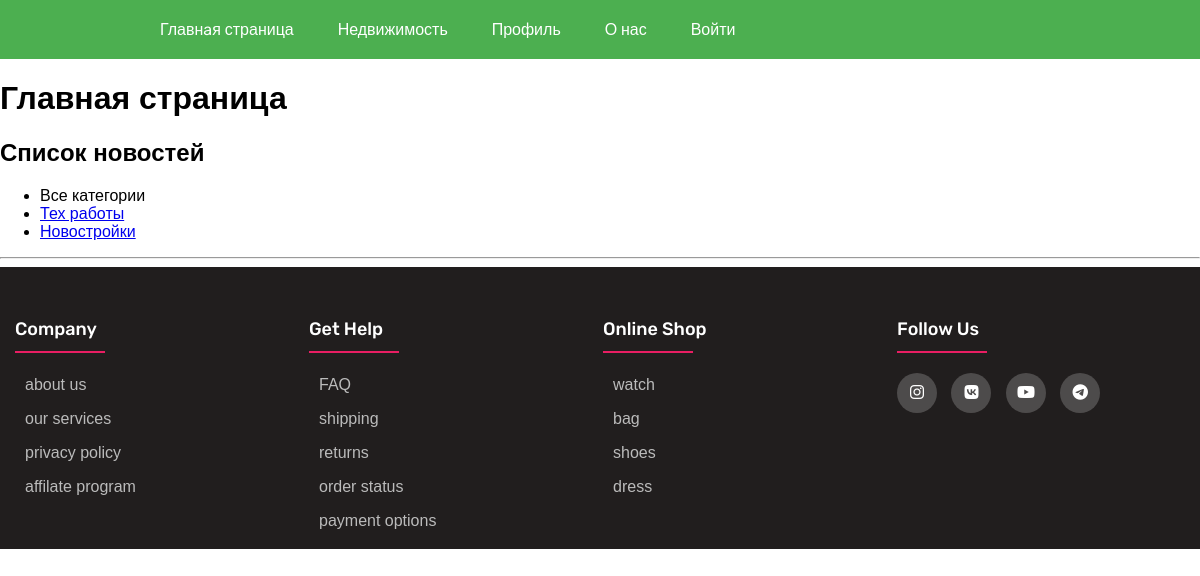
/category/4/, run on an earlier commit of the app's database.
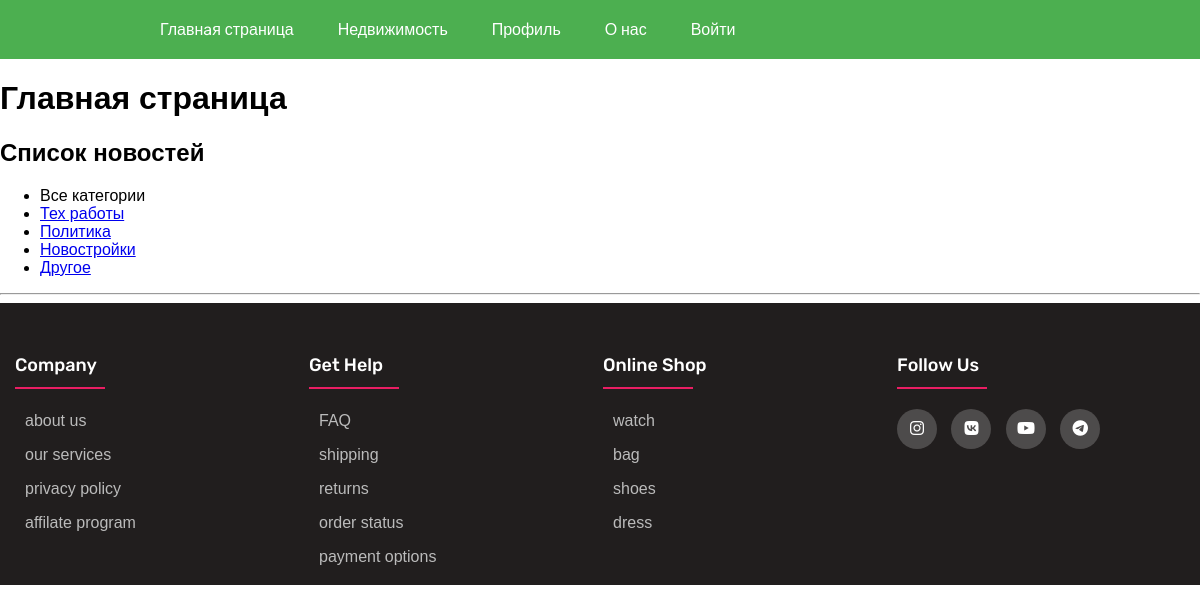
And on a later commit of the database.
### news/models.py (models this page shows, shortened)
class Category(models.Model):
    name = models.CharField(max_length=100, db_index=True, verbose_name="Название")
    description = models.TextField( verbose_name="Описание")
    slug = models.SlugField(max_length=255, unique=True, db_index=True, verbose_name='URL')
    def get_absolute_url(self):
        return reverse('category', kwargs={'category_id': self.pk})
    class Meta:
        verbose_name = 'Категория'
        verbose_name_plural = 'Категории'
        ordering = ['-name'] # обратное направление

### news/views.py (the view)
# urls.py: path('category/<int:category_id>/', show_category, name='category'),
def show_category(request, category_id):
    category = Category.objects.all()
    posts = News.objects.filter(category_id=category_id)
    context = {'title': 'Главная страница',
               'menu': menu,
               'posts': posts,
               'category': category,
               'category_selected': 0, }
    return render(request, 'news/index.html', context=context)

### news/templates/news/index.html (shortened to what this page needs)
{% extends 'news/base.html' %}
{%block content %}
<h2> Список новостей</h2>
<div class="news">
    <div class="nav_news_block">
        <ul class="nav_news">
            {%if category_selected == 0 %}
            <li class="selected"> Все категории</li>
            {%else%}
            <li><<a href="{%url 'home'%}"> Все категории</a></li>
            {%endif%}
        {%for c in category%}
            {%if c.pk == category_selected%}
            <li class="selected">{{c.name}}</li>
            {% else %}
            <li><a href="{{c.get_absolute_url}}">{{c.name}}</a></li>
            {%endif%}
        {%endfor%}
        </ul>
    </div>
    <hr>
</div>
{%endblock content%}

### news/templates/news/base.html (shortened to what this page needs)
{% load static %}
<!DOCTYPE html>
<html lang="en">
<head>
    <link type="text/css" href="{% static 'news/css/styles.css' %}" rel="stylesheet">
    <link type="text/css" rel="stylesheet" href="https://cdnjs.cloudflare.com/ajax/libs/font-awesome/6.3.0/css/all.min.css" >
    <link rel="stylesheet" href="https://cdn.jsdelivr.net/npm/@fortawesome/fontawesome-free@6.2.1/css/fontawesome.min.css"
>
</head>
<body>
    {% block mainmenu%}
    <nav class="topnav" >
        <ul id="menu" >
        {%for m in menu %}
            <li><a href="{% url m.url_name %}" class="active">{{m.title_menu}}</a></li>
        {%endfor%}
        </ul>
    </nav>
    <h1> {{title}}</h1>
    {% endblock mainmenu %}
    {%block content%}
    {%endblock content%}
    {% block footer%}
    <footer class="footer">
        <div class="footer-container">
            <div class="footer-row">
                <div class = "footer-col">
                    <h4>company</h4>
                    <ul>
                        <li> <a href="#">about us</a></li>
                        <li> <a href="#">our services</a></li>
                        <li> <a href="#">privacy policy</a></li>
                        <li> <a href="#">affilate program</a></li>
                    </ul>
                </div>
                <div class = "footer-col">
                    <h4>get help</h4>
                    <ul>
                        <li> <a href="#">FAQ</a></li>
                        <li> <a href="#">shipping</a></li>
                        <li> <a href="#">returns</a></li>
                        <li> <a href="#">order status</a></li>
                        <li> <a href="#">payment options</a></li>
                    </ul>
                </div>
                <div class = "footer-col">
                    <h4>online shop</h4>
                    <ul>
                        <li> <a href="#">watch</a></li>
                        <li> <a href="#">bag</a></li>
                        <li> <a href="#">shoes</a></li>
                        <li> <a href="#">dress</a></li>
                    </ul>
                </div>
                <div class = "footer-col">
                    <h4>follow us</h4>
                    <div class="social-links">
                         <a href="#"><i class="fab fa-instagram"></i></a>
                         <a href="#"><i class="fab fa-vk"></i></a>
                         <a href="#"><i class="fab fa-youtube"></i></a>
                         <a href="#"><i class="fab fa-telegram"></i></a>
                    </div>
                </div>
            </div>
        </div>
    </footer>
    {% endblock footer%}
</body>
</html>

### news/static/news/css/styles.css (style rules this page uses)
body { padding: 0; margin: 0; font-family: sans-serif; }
.topnav { width: 100%; font-family: 'Rubik', sans-serif; background-color: #4CAF50; }
.topnav ul { width : 80%; margin: 0 auto; padding 0; }
.topnav ul li { list-style: none; display: inline-block; padding: 20px; }
.topnav ul li a { color: #fff; text-decoration : none; }
.footer-container { max-width: 1470px; margin: auto; line-height: 1.5; }
.footer { margin: 0; padding: 25px 0 0 0; background-color: rgb(33, 30, 30); box-sizing: border-box; }
.footer-row { display: flex; flex-wrap: wrap; }
.footer-col { width: 22%; padding: 0 15px; }
.footer-col ul { list-style: none; }
.footer-col h4 { font-size: 18px; color: rgb(255, 255, 255); text-transform: capitalize; margin-bottom: 30px; font-family: 'Rubik', sans-serif; font-weight: 500; position: relative; }
.footer-col h4::before { content: ''; position: absolute; left:0; bottom: -10px; background-color: #e91e63; height: 2px; box-sizing: border-box; width: 90px; }
.footer-col ul li:not(:last-child) { margin-bottom: 10px; }
.footer-col ul li a { margin: 0 0 0 -30px; text-align: left; font-size: 16px; color: #ffffff; text-decoration:none; font-weight: 300; color: #bbb; display: block; width: 75%; transform: all 0.3s ease; }
.footer-col .social-links a { display: inline-block; height: 40px; width: 40px; background-color: rgba(255, 255, 255, 0.2); margin: 0 10px 10px 0; text-align: center; line-height: 40px; border-radius: 50%; color: #ffffff; transform: all 0.5s ease; }

What changed in the data, as far as the page shows it:
added Category: name "Политика"
added Category: name "Другое"
